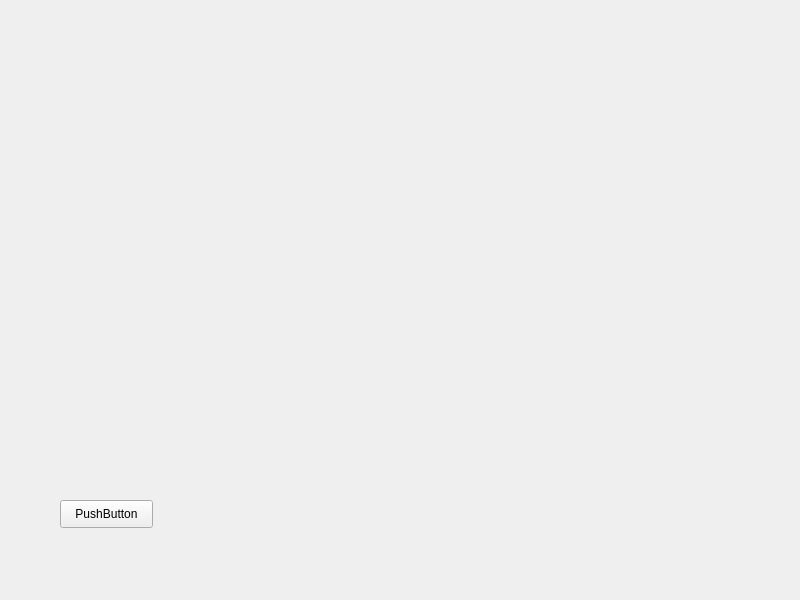
<?xml version="1.0" encoding="UTF-8"?>
<ui version="4.0">
 <class>Widget</class>
 <widget class="QWidget" name="Widget">
  <property name="geometry">
   <rect>
    <x>0</x>
    <y>0</y>
    <width>800</width>
    <height>600</height>
   </rect>
  </property>
  <property name="windowTitle">
   <string>Widget</string>
  </property>
  <widget class="QPushButton" name="pushButton">
   <property name="geometry">
    <rect>
     <x>60</x>
     <y>500</y>
     <width>93</width>
     <height>28</height>
    </rect>
   </property>
   <property name="text">
    <string>PushButton</string>
   </property>
  </widget>
 </widget>
 <resources/>
 <connections/>
</ui>
